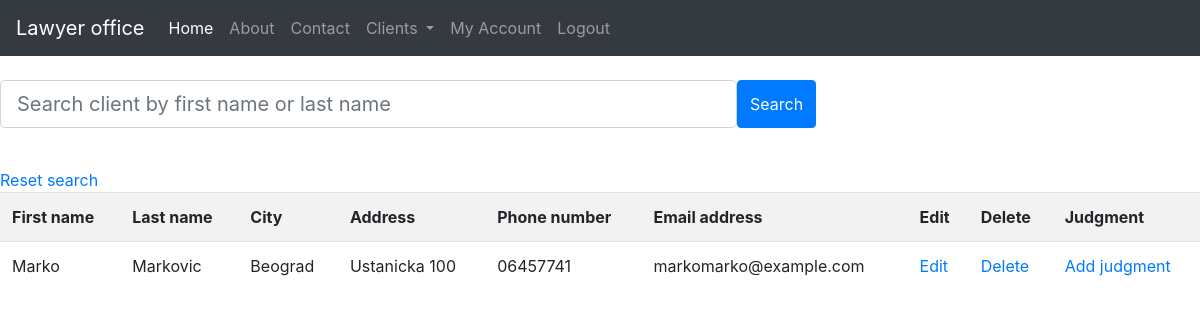
/all_client (signed in), run on an earlier commit of the app's database.
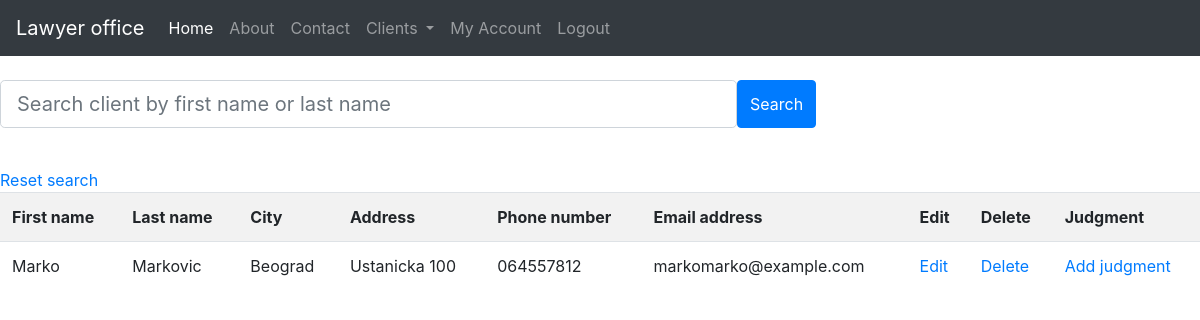
And on a later commit of the database.
### blog/models.py (models this page shows)
class Client(db.Model):
    id = db.Column(db.Integer, primary_key=True)
    first_name = db.Column(db.String(250), nullable=False)
    last_name = db.Column(db.String(250), nullable=False)
    city = db.Column(db.String(50), nullable=False)
    address = db.Column(db.String(50), nullable=False)
    phone = db.Column(db.String(50), nullable=False)
    mail = db.Column(db.String(50))
    user_id = db.Column(db.Integer, db.ForeignKey('user.id'), nullable=False)
    judgments = db.relationship('Judgment', backref='judgments')

### client/routes.py (the view)
@client.route("/all_client")
def all_client():
    clients = Client.query.filter_by(lawyer=current_user)
    return render_template("all_clients.html", title="All clients", clients=clients)

### blog/models.py (called while the page is built)
@login_manager.user_loader
def load_user(user_id):
    return User.query.get(int(user_id))

### blog/templates/all_clients.html (shortened to what this page needs)
{% extends 'base.html' %}
{% block content %}
<br>
<form action="{{url_for('client.search')}}" method="POST">
    <div class="form-group">
        <div class="input-group input-group-lg">
            <div class="form-outline">
                <input type="search" size="50px" placeholder="Search client by first name or last name" name="search_string" id="form1"
                       class="form-control form-control-lg"/>
            </div>
            <button type="submit"  value="Search" class="btn btn-primary">
                 Search
            </button>
        </div>
    </div>
</form>
<br>
<a href="{{url_for('client.all_client')}}">Reset search</a>
<table class="table table-striped">
    <tr>
        <th>First name</th>
        <th>Last name</th>
        <th>City</th>
        <th>Address</th>
        <th>Phone number</th>
        <th>Email address</th>
        <th>Edit</th>
        <th>Delete</th>
        <th>Judgment</th>
    </tr>
    {% for client in clients %}
    <tr>
        <td>{{client.first_name}}</td>
        <td>{{client.last_name}}</td>
        <td>{{client.city}}</td>
        <td>{{client.address}}</td>
        <td>{{client.phone}}</td>
        <td>{{client.mail}}</td>
        <td><a href="{{ url_for('client.edit', client_id=client.id) }}">Edit</a></td>
        <td><a href="{{ url_for('client.delete', client_id= client.id) }}">Delete</a></td>
        <td><a href="{{ url_for('client.add_judgments', client_id= client.id) }}">Add judgment</a></td>
    </tr>
    {% endfor %}
</table>
{% endblock content %}

What changed in the data, as far as the page shows it:
changed Client "Marko": phone "06457741" → "064557812"
